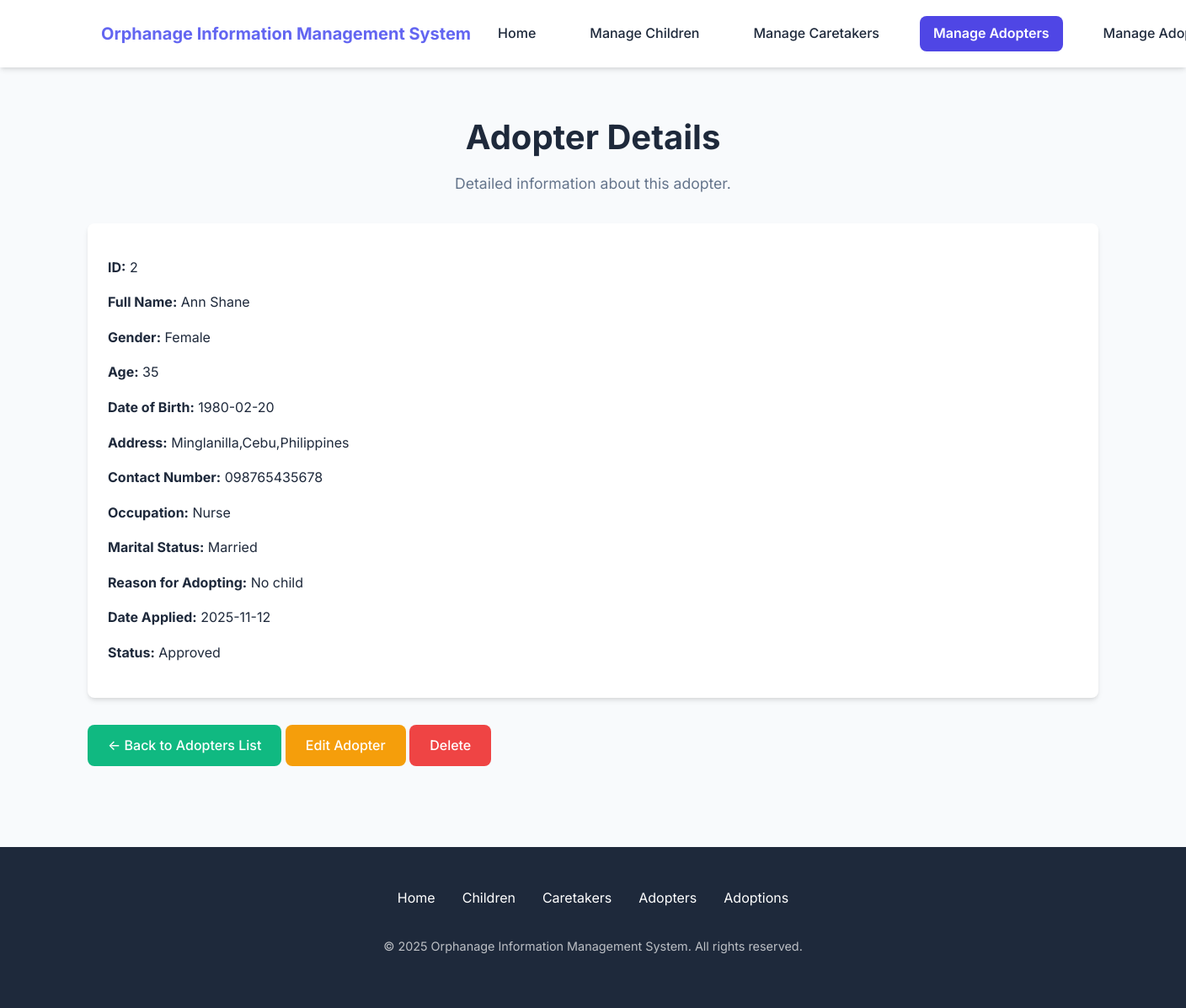
Screenshot of /view_adopter/2 (signed in) with the database file from the repository.
### tables this page shows
CREATE TABLE adopters (A_id INTEGER PRIMARY KEY AUTOINCREMENT, full_name TEXT (100), gender TEXT (50), dob TEXT (100), address TEXT (100), c_number TEXT (50), occupation TEXT (100), m_status TEXT (50), a_reason TEXT (10000), date_applied REAL (100), status TEXT (50), age INTEGER);

### app.py (the view)
@app.route('/view_adopter/<int:id>')
@login_required
def view_adopter(id):
    conn = get_db_connection()
    adopter = conn.execute('SELECT * FROM adopters WHERE A_id = ?', (id,)).fetchone()
    conn.close()
    if adopter is None:
        flash('Adopter not found.', 'danger')
        return redirect(url_for('adopters'))  # redirect back to adopter list
    return render_template('view_adopter.html', adopter=adopter)

### app.py (called while the page is built)
def get_db_connection():
    conn = sqlite3.connect(DB_PATH)
    conn.row_factory = sqlite3.Row
    return conn

def login_required(f):
    @wraps(f)
    def decorated_function(*args, **kwargs):
        if 'logged_in' not in session:
            flash('Please log in to access this page.', 'warning')
            return redirect(url_for('intro'))
        return f(*args, **kwargs)
    return decorated_function

### templates/view_adopter.html (shortened to what this page needs)
<!DOCTYPE html>
<html lang="en">
<head>
  <link rel="stylesheet" href="{{ url_for('static', filename='style.css') }}">
</head>
<body>
  <nav>
    <div class="nav-container">
      <a href="/home" class="logo">Orphanage Information Management System</a>
      <div class="nav-links">
        <a href="/home">Home</a>
        <a href="/children">Manage Children</a>
        <a href="/caretakers">Manage Caretakers</a>
        <a href="/adopters" class="active">Manage Adopters</a>
        <a href="/adoption">Manage Adoptions</a>
      </div>
    </div>
  </nav>
  <div class="container">
    <h1 class="text-center">Adopter Details</h1>
    <p class="subtitle text-center">Detailed information about this adopter.</p>
    <div class="card">
      <div class="card-content">
        <p><strong>ID:</strong> {{ adopter.A_id }}</p>
        <p><strong>Full Name:</strong> {{ adopter.full_name }}</p>
        <p><strong>Gender:</strong> {{ adopter.gender }}</p>
        <p><strong>Age:</strong> {{ adopter.age }}</p>
        <p><strong>Date of Birth:</strong> {{ adopter.dob }}</p>
        <p><strong>Address:</strong> {{ adopter.address }}</p>
        <p><strong>Contact Number:</strong> {{ adopter.c_number }}</p>
        <p><strong>Occupation:</strong> {{ adopter.occupation }}</p>
        <p><strong>Marital Status:</strong> {{ adopter.m_status }}</p>
        <p><strong>Reason for Adopting:</strong> {{ adopter.a_reason }}</p>
        <p><strong>Date Applied:</strong> {{ adopter.date_applied }}</p>
        <p><strong>Status:</strong> {{ adopter.status }}</p>
      </div>
    </div>
    <div class="btn-container mt-4">
      <a href="/adopters" class="btn btn-secondary">← Back to Adopters List</a>
      <a href="{{ url_for('edit_adopter', id=adopter.A_id) }}" class="btn btn-warning">Edit Adopter</a>
      <a href="/delete_adopter/{{ adopter.A_id }}" class="btn btn-danger" onclick="return confirm('Are you sure you want to delete this adopter?')">Delete</a>
    </div>
  </div>
  <footer>
    <div class="footer-content">
      <div class="footer-links">
        <a href="/home">Home</a>
        <a href="/children">Children</a>
        <a href="/caretakers">Caretakers</a>
        <a href="/adopters">Adopters</a>
        <a href="/adoption">Adoptions</a>
      </div>
      <p class="copyright">&copy; 2025 Orphanage Information Management System. All rights reserved.</p>
    </div>
  </footer>
</body>
</html>

### static/style.css (style rules this page uses)
:root { --primary: #6366f1; --primary-dark: #4f46e5; --secondary: #10b981; --secondary-dark: #059669; --danger: #ef4444; --danger-dark: #dc2626; --warning: #f59e0b; --warning-dark: #d97706; --text: #1e293b; --text-light: #64748b; --bg-light: #f8fafc; --bg-white: #ffffff; --shadow: 0 4px 6px -1px rgba(0, 0, 0, 0.1), 0 2px 4px -1px rgba(0, 0, 0, 0.06); --shadow-lg: 0 10px 15px -3px rgba(0, 0, 0, 0.1), 0 4px 6px -2px rgba(0, 0, 0, 0.05); --radius: 8px; --transition: all 0.3s ease; }
body { font-family: 'Inter', 'Segoe UI', system-ui, -apple-system, sans-serif; background-color: var(--bg-light); color: var(--text); margin: 0; padding: 0; line-height: 1.6; }
.container { max-width: 1200px; margin: 0 auto; padding: 2rem 1rem; }
h1, h2, h3 { font-weight: 700; line-height: 1.2; margin-bottom: 1rem; color: var(--text); }
h1 { font-size: 2.5rem; }
.subtitle { color: var(--text-light); margin-bottom: 2rem; font-size: 1.1rem; }
nav { background-color: var(--bg-white); box-shadow: var(--shadow); padding: 1rem 2rem; position: sticky; top: 0; z-index: 100; }
.nav-container { display: flex; justify-content: space-between; align-items: center; max-width: 1200px; margin: 0 auto; white-space: nowrap; }
.logo { font-size: 1.25rem; font-weight: 700; color: var(--primary); text-decoration: none; white-space: nowrap; }
.nav-links { display: flex; align-items: center; gap: 2rem; }
nav a { color: var(--text); text-decoration: none; font-weight: 500; padding: 0.5rem 1rem; border-radius: var(--radius); transition: var(--transition); }
nav a.active { background-color: var(--primary-dark); color: white; font-weight: 600; }
.card { background: var(--bg-white); border-radius: var(--radius); box-shadow: var(--shadow); padding: 1.5rem; margin-bottom: 1.5rem; transition: var(--transition); }
.btn { display: inline-block; background: var(--primary); color: white; padding: 0.75rem 1.5rem; border-radius: var(--radius); text-decoration: none; font-weight: 500; border: none; cursor: pointer; transition: var(--transition); font-size: 1rem; }
.btn-secondary { background: var(--secondary); }
.btn-danger { background: var(--danger); }
.btn-warning { background: var(--warning); }
footer { background: var(--text); color: white; padding: 3rem 1rem; text-align: center; margin-top: 4rem; }
.footer-content { max-width: 1200px; margin: 0 auto; }
.footer-links { display: flex; justify-content: center; gap: 2rem; margin-bottom: 2rem; }
.footer-links a { color: white; text-decoration: none; transition: var(--transition); }
.copyright { opacity: 0.7; font-size: 0.9rem; }
.text-center { text-align: center; }
.mt-4 { margin-top: 2rem; }

### rows the page displays
adopters: A_id "2", full_name "Ann Shane", gender "Female", age "35", dob "1980-02-20", address "Minglanilla,Cebu,Philippines", c_number "098765435678", occupation "Nurse", m_status "Married", a_reason "No child", date_applied "2025-11-12", status "Approved"
